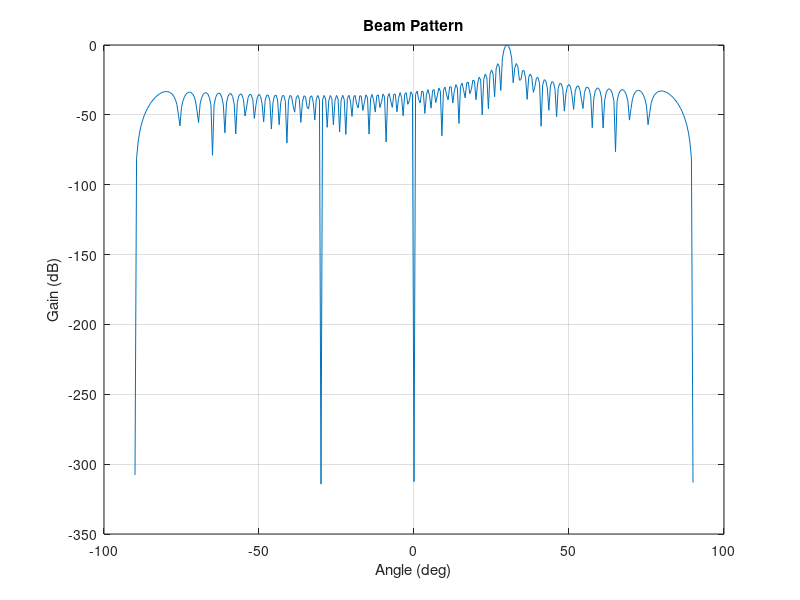

The MATLAB script that drew this image:
clc ; close all; clear all;

M = 64;                     % Number of antennas
fc = 28e9;                  % Carrier frequency
c = 3e8; lambda = c/fc;     
d = lambda/2;               % Spacing
theta = 30;                 % Beam angle in degrees
k = 2*pi/lambda;

% Beamforming (steering) vector
w = exp(j * k * d * (0:M-1)' * sin(deg2rad(theta))) / sqrt(M);


theta_scan = -90:0.5:90;
beam_pattern = zeros(size(theta_scan));
for i = 1:length(theta_scan)
    a = exp(j * k * d * (0:M-1)' * sin(deg2rad(theta_scan(i)))) / sqrt(M);
    beam_pattern(i) = abs(a' * w).^2;
end

plot(theta_scan, 10*log10(beam_pattern));
xlabel('Angle (deg)'); ylabel('Gain (dB)');
title('Beam Pattern');
grid on;
